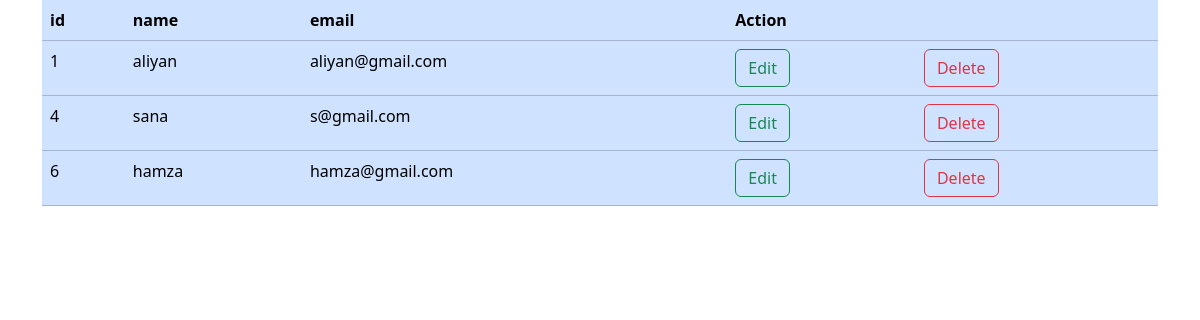
Page /php/view.php on the committed database.
### tables this page shows
CREATE TABLE `userdetails` (
  `id` int(11) NOT NULL,
  `name` varchar(25) NOT NULL,
  `email` varchar(50) NOT NULL,
  `password` varchar(50) NOT NULL,
  `gender` varchar(10) NOT NULL
);

### php/view.php (the view, shortened to what this page needs)
<?php
include('connection.php');
?>
<!doctype html>
<html lang="en">
    <head>
        <link
            href="https://cdn.jsdelivr.net/npm/bootstrap@5.3.2/dist/css/bootstrap.min.css"
            rel="stylesheet"
        />
    </head>
    <body>
        <div class="container">
            <div
                class="table-responsive"
            >
                <table
                    class="table table-primary"
                >
                    <thead>
                        <tr>
                            <th scope="col">id</th>
                            <th scope="col">name</th>
                            <th scope="col">email</th>
                            <th colspan="2">Action</th>
                        </tr>
                    </thead>
                    <tbody>
                        <?php
                        $query = $pdo->query("select * from userdetails");
                        $row = $query->fetchAll(PDO::FETCH_ASSOC);
foreach($row as $values){
    ?>
<tr class="">
                            <td scope="row"><?php echo $values['id']?></td>
                            <td><?php echo $values['name']?></td>
                            <td><?php echo $values['email']?></td>
                            <td><a href="update.php?id=<?php echo $values['id']?>" class="btn btn-outline-success">Edit</a></td>
                            <td><a href="?did=<?php echo $values['id']?>" class="btn btn-outline-danger">Delete</a></td>
                        </tr>
    <?php
}
 ?>
                    </tbody>
                </table>
            </div>
        </div>
    </body>
</html>

### rows in the picture
userdetails: id "1", name "aliyan", email "aliyan@gmail.com"
userdetails: id "4", name "sana", email "s@gmail.com"
userdetails: id "6", name "hamza", email "hamza@gmail.com"
